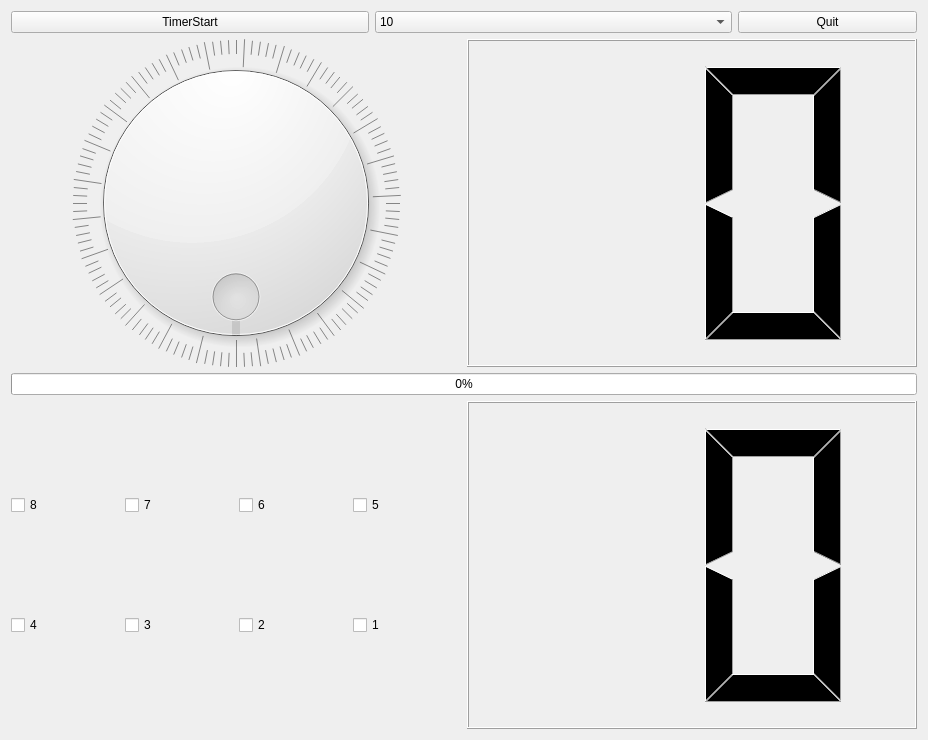
<?xml version="1.0" encoding="UTF-8"?>
<ui version="4.0">
 <class>Tab1DevControl</class>
 <widget class="QWidget" name="Tab1DevControl">
  <property name="geometry">
   <rect>
    <x>0</x>
    <y>0</y>
    <width>928</width>
    <height>740</height>
   </rect>
  </property>
  <property name="minimumSize">
   <size>
    <width>300</width>
    <height>350</height>
   </size>
  </property>
  <property name="windowTitle">
   <string>Form</string>
  </property>
  <layout class="QHBoxLayout" name="horizontalLayout_5">
   <item>
    <layout class="QVBoxLayout" name="verticalLayout" stretch="1,4,1,4,0">
     <item>
      <layout class="QHBoxLayout" name="horizontalLayout_2" stretch="2,2,1">
       <item>
        <widget class="QPushButton" name="pPBtimerStart">
         <property name="text">
          <string>TimerStart</string>
         </property>
         <property name="checkable">
          <bool>true</bool>
         </property>
        </widget>
       </item>
       <item>
        <widget class="QComboBox" name="pCBtimerValue">
         <item>
          <property name="text">
           <string>10</string>
          </property>
         </item>
         <item>
          <property name="text">
           <string>50</string>
          </property>
         </item>
         <item>
          <property name="text">
           <string>100</string>
          </property>
         </item>
         <item>
          <property name="text">
           <string>500</string>
          </property>
         </item>
         <item>
          <property name="text">
           <string>1000</string>
          </property>
         </item>
         <item>
          <property name="text">
           <string>2000</string>
          </property>
         </item>
        </widget>
       </item>
       <item>
        <widget class="QPushButton" name="pPBquit">
         <property name="text">
          <string>Quit</string>
         </property>
        </widget>
       </item>
      </layout>
     </item>
     <item>
      <layout class="QHBoxLayout" name="horizontalLayout">
       <item>
        <widget class="QDial" name="pDialLed">
         <property name="maximum">
          <number>255</number>
         </property>
         <property name="wrapping">
          <bool>true</bool>
         </property>
         <property name="notchTarget">
          <double>3.700000000000000</double>
         </property>
         <property name="notchesVisible">
          <bool>true</bool>
         </property>
        </widget>
       </item>
       <item>
        <widget class="QLCDNumber" name="pLcdNumberLed">
         <property name="smallDecimalPoint">
          <bool>false</bool>
         </property>
         <property name="digitCount">
          <number>2</number>
         </property>
         <property name="mode">
          <enum>QLCDNumber::Mode::Hex</enum>
         </property>
         <property name="segmentStyle">
          <enum>QLCDNumber::SegmentStyle::Filled</enum>
         </property>
        </widget>
       </item>
      </layout>
     </item>
     <item>
      <widget class="QProgressBar" name="pProgressBarLed">
       <property name="maximum">
        <number>255</number>
       </property>
       <property name="value">
        <number>0</number>
       </property>
       <property name="alignment">
        <set>Qt::AlignmentFlag::AlignCenter</set>
       </property>
      </widget>
     </item>
     <item>
      <layout class="QHBoxLayout" name="horizontalLayout_4" stretch="1,1">
       <item>
        <layout class="QGridLayout" name="gridLayout_5">
         <item row="0" column="0">
          <widget class="QCheckBox" name="pCBkey8">
           <property name="text">
            <string>8</string>
           </property>
          </widget>
         </item>
         <item row="0" column="1">
          <widget class="QCheckBox" name="pCBkey7">
           <property name="text">
            <string>7</string>
           </property>
          </widget>
         </item>
         <item row="1" column="0">
          <widget class="QCheckBox" name="pCBkey4">
           <property name="text">
            <string>4</string>
           </property>
          </widget>
         </item>
         <item row="1" column="2">
          <widget class="QCheckBox" name="pCBkey2">
           <property name="text">
            <string>2</string>
           </property>
          </widget>
         </item>
         <item row="0" column="2">
          <widget class="QCheckBox" name="pCBkey6">
           <property name="text">
            <string>6</string>
           </property>
          </widget>
         </item>
         <item row="0" column="3">
          <widget class="QCheckBox" name="pCBkey5">
           <property name="text">
            <string>5</string>
           </property>
          </widget>
         </item>
         <item row="1" column="1">
          <widget class="QCheckBox" name="pCBkey3">
           <property name="text">
            <string>3</string>
           </property>
          </widget>
         </item>
         <item row="1" column="3">
          <widget class="QCheckBox" name="pCBkey1">
           <property name="text">
            <string>1</string>
           </property>
          </widget>
         </item>
        </layout>
       </item>
       <item>
        <widget class="QLCDNumber" name="pLcdNumberKey">
         <property name="digitCount">
          <number>2</number>
         </property>
         <property name="mode">
          <enum>QLCDNumber::Mode::Hex</enum>
         </property>
        </widget>
       </item>
      </layout>
     </item>
     <item>
      <layout class="QHBoxLayout" name="horizontalLayout_3"/>
     </item>
    </layout>
   </item>
  </layout>
 </widget>
 <resources/>
 <connections>
  <connection>
   <sender>pDialLed</sender>
   <signal>valueChanged(int)</signal>
   <receiver>pLcdNumberLed</receiver>
   <slot>display(int)</slot>
   <hints>
    <hint type="sourcelabel">
     <x>93</x>
     <y>138</y>
    </hint>
    <hint type="destinationlabel">
     <x>222</x>
     <y>157</y>
    </hint>
   </hints>
  </connection>
 </connections>
</ui>
